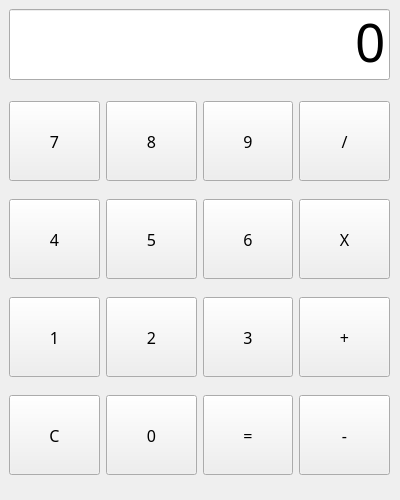
<?xml version="1.0" encoding="UTF-8"?>
<ui version="4.0">
 <class>Form</class>
 <widget class="QWidget" name="Form">
  <property name="geometry">
   <rect>
    <x>0</x>
    <y>0</y>
    <width>400</width>
    <height>500</height>
   </rect>
  </property>
  <property name="windowTitle">
   <string>Form</string>
  </property>
  <widget class="QWidget" name="verticalLayoutWidget">
   <property name="geometry">
    <rect>
     <x>9</x>
     <y>9</y>
     <width>381</width>
     <height>71</height>
    </rect>
   </property>
   <layout class="QVBoxLayout" name="verticalLayout">
    <item>
     <widget class="QLineEdit" name="txt_view">
      <property name="font">
       <font>
        <family>나눔고딕</family>
        <pointsize>40</pointsize>
       </font>
      </property>
      <property name="text">
       <string>0</string>
      </property>
      <property name="alignment">
       <set>Qt::AlignBottom|Qt::AlignRight|Qt::AlignTrailing</set>
      </property>
     </widget>
    </item>
   </layout>
  </widget>
  <widget class="QWidget" name="gridLayoutWidget">
   <property name="geometry">
    <rect>
     <x>9</x>
     <y>89</y>
     <width>381</width>
     <height>401</height>
    </rect>
   </property>
   <property name="font">
    <font>
     <family>나눔고딕</family>
     <pointsize>12</pointsize>
    </font>
   </property>
   <layout class="QGridLayout" name="gridLayout">
    <item row="1" column="3">
     <widget class="QPushButton" name="btn_multipy">
      <property name="minimumSize">
       <size>
        <width>0</width>
        <height>80</height>
       </size>
      </property>
      <property name="font">
       <font>
        <family>나눔고딕</family>
        <pointsize>12</pointsize>
       </font>
      </property>
      <property name="text">
       <string>X</string>
      </property>
     </widget>
    </item>
    <item row="2" column="2">
     <widget class="QPushButton" name="btn_number3">
      <property name="minimumSize">
       <size>
        <width>0</width>
        <height>80</height>
       </size>
      </property>
      <property name="font">
       <font>
        <family>나눔고딕</family>
        <pointsize>12</pointsize>
       </font>
      </property>
      <property name="text">
       <string>3</string>
      </property>
     </widget>
    </item>
    <item row="2" column="3">
     <widget class="QPushButton" name="btn_add">
      <property name="minimumSize">
       <size>
        <width>0</width>
        <height>80</height>
       </size>
      </property>
      <property name="font">
       <font>
        <family>나눔고딕</family>
        <pointsize>12</pointsize>
       </font>
      </property>
      <property name="text">
       <string>+</string>
      </property>
     </widget>
    </item>
    <item row="1" column="0">
     <widget class="QPushButton" name="btn_number4">
      <property name="minimumSize">
       <size>
        <width>0</width>
        <height>80</height>
       </size>
      </property>
      <property name="font">
       <font>
        <family>나눔고딕</family>
        <pointsize>12</pointsize>
       </font>
      </property>
      <property name="text">
       <string>4</string>
      </property>
     </widget>
    </item>
    <item row="0" column="1">
     <widget class="QPushButton" name="btn_number8">
      <property name="minimumSize">
       <size>
        <width>0</width>
        <height>80</height>
       </size>
      </property>
      <property name="font">
       <font>
        <family>나눔고딕</family>
        <pointsize>12</pointsize>
       </font>
      </property>
      <property name="text">
       <string>8</string>
      </property>
     </widget>
    </item>
    <item row="0" column="2">
     <widget class="QPushButton" name="btn_number9">
      <property name="minimumSize">
       <size>
        <width>0</width>
        <height>80</height>
       </size>
      </property>
      <property name="font">
       <font>
        <family>나눔고딕</family>
        <pointsize>12</pointsize>
       </font>
      </property>
      <property name="text">
       <string>9</string>
      </property>
     </widget>
    </item>
    <item row="2" column="0">
     <widget class="QPushButton" name="btn_number1">
      <property name="minimumSize">
       <size>
        <width>0</width>
        <height>80</height>
       </size>
      </property>
      <property name="font">
       <font>
        <family>나눔고딕</family>
        <pointsize>12</pointsize>
       </font>
      </property>
      <property name="text">
       <string>1</string>
      </property>
     </widget>
    </item>
    <item row="0" column="3">
     <widget class="QPushButton" name="btn_divide">
      <property name="minimumSize">
       <size>
        <width>0</width>
        <height>80</height>
       </size>
      </property>
      <property name="font">
       <font>
        <family>나눔고딕</family>
        <pointsize>12</pointsize>
       </font>
      </property>
      <property name="text">
       <string>/</string>
      </property>
     </widget>
    </item>
    <item row="1" column="2">
     <widget class="QPushButton" name="btn_number6">
      <property name="minimumSize">
       <size>
        <width>0</width>
        <height>80</height>
       </size>
      </property>
      <property name="font">
       <font>
        <family>나눔고딕</family>
        <pointsize>12</pointsize>
       </font>
      </property>
      <property name="text">
       <string>6</string>
      </property>
     </widget>
    </item>
    <item row="3" column="0">
     <widget class="QPushButton" name="btn_C">
      <property name="minimumSize">
       <size>
        <width>0</width>
        <height>80</height>
       </size>
      </property>
      <property name="font">
       <font>
        <family>나눔고딕</family>
        <pointsize>12</pointsize>
       </font>
      </property>
      <property name="text">
       <string>C</string>
      </property>
     </widget>
    </item>
    <item row="2" column="1">
     <widget class="QPushButton" name="btn_number2">
      <property name="minimumSize">
       <size>
        <width>0</width>
        <height>80</height>
       </size>
      </property>
      <property name="font">
       <font>
        <family>나눔고딕</family>
        <pointsize>12</pointsize>
       </font>
      </property>
      <property name="text">
       <string>2</string>
      </property>
     </widget>
    </item>
    <item row="3" column="1">
     <widget class="QPushButton" name="btn_number0">
      <property name="minimumSize">
       <size>
        <width>0</width>
        <height>80</height>
       </size>
      </property>
      <property name="font">
       <font>
        <family>나눔고딕</family>
        <pointsize>12</pointsize>
       </font>
      </property>
      <property name="text">
       <string>0</string>
      </property>
     </widget>
    </item>
    <item row="0" column="0">
     <widget class="QPushButton" name="btn_number7">
      <property name="minimumSize">
       <size>
        <width>0</width>
        <height>80</height>
       </size>
      </property>
      <property name="font">
       <font>
        <family>나눔고딕</family>
        <pointsize>12</pointsize>
       </font>
      </property>
      <property name="text">
       <string>7</string>
      </property>
     </widget>
    </item>
    <item row="1" column="1">
     <widget class="QPushButton" name="btn_number5">
      <property name="minimumSize">
       <size>
        <width>0</width>
        <height>80</height>
       </size>
      </property>
      <property name="font">
       <font>
        <family>나눔고딕</family>
        <pointsize>12</pointsize>
       </font>
      </property>
      <property name="text">
       <string>5</string>
      </property>
     </widget>
    </item>
    <item row="3" column="2">
     <widget class="QPushButton" name="btn_result">
      <property name="minimumSize">
       <size>
        <width>0</width>
        <height>80</height>
       </size>
      </property>
      <property name="font">
       <font>
        <family>나눔고딕</family>
        <pointsize>12</pointsize>
       </font>
      </property>
      <property name="text">
       <string>=</string>
      </property>
     </widget>
    </item>
    <item row="3" column="3">
     <widget class="QPushButton" name="btn_minus">
      <property name="minimumSize">
       <size>
        <width>0</width>
        <height>80</height>
       </size>
      </property>
      <property name="font">
       <font>
        <family>나눔고딕</family>
        <pointsize>12</pointsize>
       </font>
      </property>
      <property name="text">
       <string>-</string>
      </property>
     </widget>
    </item>
   </layout>
  </widget>
 </widget>
 <resources/>
 <connections/>
</ui>
